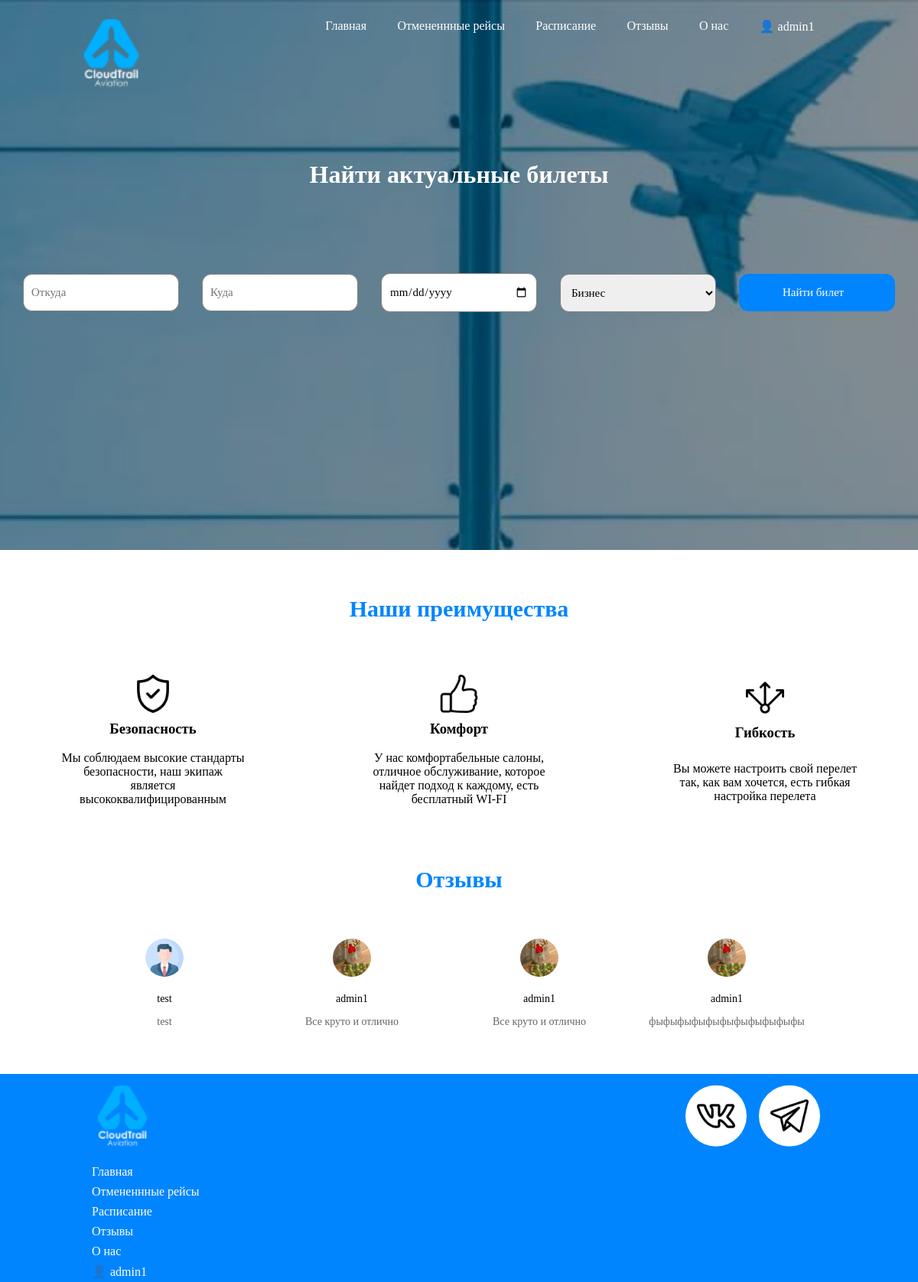
The page / (signed in) on the database its author committed.
### tables this page shows
CREATE TABLE `reviews` (
  `id` int NOT NULL,
  `id_user` int NOT NULL,
  `content` varchar(100) NOT NULL,
  `status` int NOT NULL DEFAULT '1'
);

CREATE TABLE `users` (
  `id` int NOT NULL,
  `first_name` varchar(100) NOT NULL,
  `last_name` varchar(100) NOT NULL,
  `patronymic` varchar(100) NOT NULL,
  `email` varchar(100) NOT NULL,
  `password` varchar(100) NOT NULL,
  `phone` varchar(100) NOT NULL,
  `role` int NOT NULL DEFAULT '1',
  `role_sales` int NOT NULL DEFAULT '1',
  `photo` varchar(100) NOT NULL DEFAULT 'ava.png'
);

### index.php (the view, shortened to what this page needs)
<!DOCTYPE html>
<html>
<head>
	<link rel="stylesheet" type="text/css" href="styles/styles.css">
</head>
<body>
	<div class="heads">
    <?php
    include_once "controllers/header_menu.php";
    ?>
		<h1>Найти актуальные билеты</h1>
		<div class="bilet">
            <form action="pages/out.php" method="post" class="bilet">
                <input type="text" name="Whence" class="polev" placeholder="Откуда">
                <input type="text" name="Wheres" class="polev" placeholder="Куда">
                <input type="date" name="data" class="polev" placeholder="Дата вылета">
                <select class="polev">
                    <option>Бизнес</option>
                </select>
                <input type="submit" name="Search" class="sub" value="Найти билет">
            </form>
		</div>
	</div>
	<div class="content">
		<h2>Наши преимущества</h2>
		<div class="preim">
			<div class="block1">
                <div style="display: flex;flex-direction: column; width: 100%; align-items: center; justify-content: space-evenly;"><img src="img/security.png" style="margin-bottom: 10px;">
                <h3>Безопасность</h3></div>
				<p>Мы соблюдаем высокие стандарты безопасности, наш экипаж является высококвалифицированным</p>
			</div>
			<div class="block1">
                <div style="display: flex;flex-direction: column; width: 100%; align-items: center; justify-content: space-evenly;"><img src="img/like.png" style="margin-bottom: 10px;">
                <h3>Комфорт</h3></div>
                <p>У нас комфортабельные салоны, отличное обслуживание, которое найдет подход к каждому, есть бесплатный WI-FI</p>
            </div>
			<div class="block1">
                <div style="display: flex;flex-direction: column; width: 100%; align-items: center; justify-content: space-evenly;"><img src="img/three-way.png" style="margin-bottom: 10px;">
                <h3>Гибкость</h3></div>
                <p>Вы можете настроить свой перелет так, как вам хочется, есть гибкая настройка перелета</p>
            </div>
		</div>
		<h2 class="e-content_">Отзывы</h2>
		<div class="otzivi">
		<?php
                $str_out_reviews = "SELECT * FROM `reviews`WHERE `status` = 2 ORDER BY `id` DESC LIMIT 0, 4 ";
                $run_out_reviews = mysqli_query($connect, $str_out_reviews);
                while ($reviews = mysqli_fetch_array($run_out_reviews)) {
                    $str_out_reviews_user = "SELECT * FROM `users` WHERE `id` = $reviews[id_user]";
                    $run_out_rewiews_user = mysqli_query($connect, $str_out_reviews_user);
                    $users_reviews = mysqli_fetch_array($run_out_rewiews_user);
                    echo "
                    <div class='e-reviews index_reviews'>
                        <img src='img/$users_reviews[photo]'>
                        <div class='e-name'><p>$users_reviews[first_name]</p></div>
                        <div class='e-content'><p>$reviews[content]</p></div>
                        </div>";
                }
        ?>
		</div>
	</div>
    <?php
        include_once 'controllers/footer.php';
    ?>
</body>
</html>

### styles/styles.css (style rules this page uses)
body { margin: 0px 0px 0px 0px; font-family: 'Century Gothic'; }
.heads { max-width:100%; height: 719px; background-image: url(../img/head.jpg); background-size: cover; background-repeat: no-repeat; background-position: center center; background-attachment: fixed; }
.bilet { width: 100%; display: flex; flex-direction: row; flex-wrap: nowrap; align-items: center; justify-content: space-evenly; }
h1 { color: white; text-align: center; margin-top: 60px; margin-bottom: 110px; }
h2 { color: #0085FF; text-align: center; font-size: 30px; }
.content { width: 100%; color: black; }
.content h2 { margin: 5% 0; }
.preim { width: 100%; height: 200px; display: flex; flex-direction: row; flex-wrap: nowrap; justify-content: space-around; }
.block1 { width: 20%; height: 190px; display: flex; flex-direction: row; flex-wrap: wrap; align-content: space-around; justify-content: space-around; text-align: center; }
.otzivi { width: 100%; display: flex; flex-direction: row; flex-wrap: wrap; justify-content: center; }
.polev { border-radius: 12px; font-size: 15px; padding: 15px 10px 15px 10px; border: 1px solid grey; width: 17%; outline: none; }
.sub { background-color: #0085FF; color: #fff; font-size: 15px; border: 1px solid #0085FF; cursor: pointer; border-radius: 12px; padding: 15px 10px 15px 0px; width: 17%; }
img { width: 50px; height: 50px; }
* { margin: 0; padding: 0; box-sizing: border-box; font-family: 'Century Gothic'; }
.e-reviews { text-align: center; max-width: 210px; margin-right: 35px; display: flex; flex-direction: column; align-items: center; }
.e-reviews img { overflow-clip-margin: content-box; overflow: clip; object-fit: cover; border-radius: 50px; }
.e-name { padding: 5% 10% 0 10%; width: 150px; font-size: 14px; margin-top: 10px; margin-bottom: 10px; }
.e-content { padding-top: 2%; width: auto; font-size: 14px; color: #666666; }
.index_reviews { width: 70%; padding-bottom: 5%; }

### rows shown on the page
reviews: id_user.photo (picture), id_user.first_name "test", content "test"
reviews: id_user.photo (picture), id_user.first_name "admin1", content "Все круто и отлично"
reviews: id_user.photo (picture), id_user.first_name "admin1", content "Все круто и отлично"
reviews: id_user.photo (picture), id_user.first_name "admin1", content "фыфыфыфыфыфыфыфыфыфыфы"

### other values the page prints
$_SESSION['user']['first_name'] "admin1"
